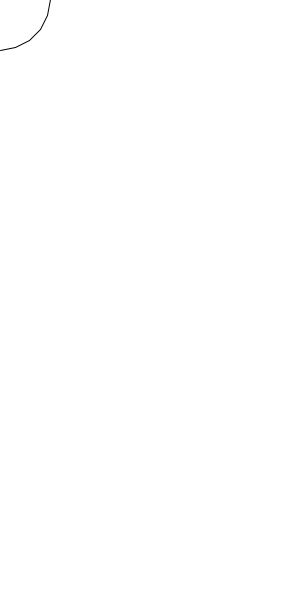
Frame 1 (no input)
Frame 60 (the mouse pressed at the canvas centre just before this capture): identical to frame 1, image omitted
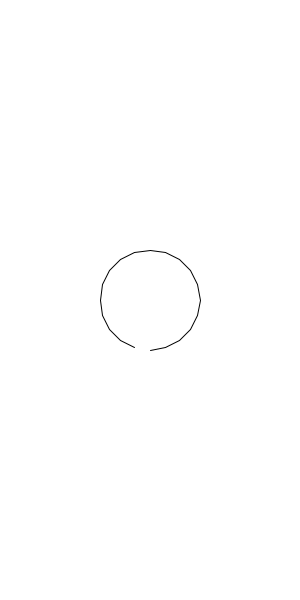
Frame 120 (the mouse held since frame 60 and released just before this capture)

The Processing sketch that drew these frames (run headless with seeded random() and noise(); from frame 60 on, the mouse is pressed at the canvas centre):

// Processing sketch: init_01_param_forme
// ── init_01_param_forme.pde
/**
* La Voie du Code : Paramétrage
* @see https://github.com/StanLepunK/La-Voie-du-Code
* 2019_4_9
*/
Forme forme ;
void setup() {
  size(300,600);
  forme = new Forme(20);
  forme.set_rayon(50);
}


void draw() {
  background(255);
  forme.set_pos(mouseX,mouseY);
  forme.show();
  
}

class Forme {
  PVector [] pts;
  float rayon = 1;
  float pos_x;
  float pos_y;
  Forme(int num) {
    float angle = (2*PI)/num;
    pts = new PVector[num];   
    for(int i = 0 ; i < num ; i++) {
      float px = sin(angle*i);
      float py = cos(angle*i);
      pts[i] = new PVector(px,py);
    }
  }
  
  void show() {
    beginShape();
    for(int i = 0 ; i < pts.length ; i++) {
      PVector temp = new PVector(pts[i].x,pts[i].y);
      temp.mult(rayon);
      
      vertex(temp.x +pos_x,temp.y +pos_y);
    }
    endShape();
  }
  
  void set_rayon(float rayon) {
    this.rayon = rayon;
  }
  
  void set_pos(float pos_x, float pos_y) {
    this.pos_x = pos_x;
    this.pos_y = pos_y;
  }
}
